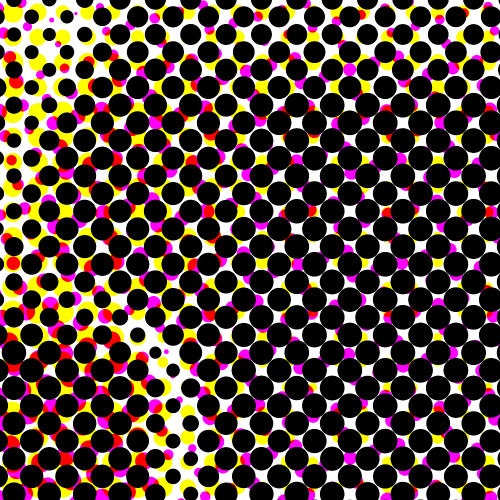
#> input picture inputs/chunk_center.png, 1000 x 1000 px (shown at 1/2 size); its folder holds only this picture in this run
$ python -i convex_detector.py   (imports and definitions only)
#> lines starting #> are read from the running program, lines starting #| are printed output that depends on the picture; after the words box and inside, x2 and y2 are one past the last pixel; in counts of white or black regions, pixels touching at a corner belong together
#> further down, picture is the input picture: shape (1000, 1000, 3); mean B, G, R 59.6, 67.8, 89.9
"""Convex edge detection for overlapping circles.

This module implements circle detection using convex edge analysis,
which is specifically designed for heavily overlapping circles where
traditional Hough transform fails.

The algorithm:
1. Quantize image to a limited color palette
2. Filter by each color to isolate circle segments
3. Detect convex edges (excluding overlapped concave regions)
4. Fit circles to convex edges only
5. Deduplicate similar circles

This approach was validated to successfully detect all 16 overlapping
CMYK circles in test images where standard detection found incorrect results.
"""

from dataclasses import dataclass
from typing import List, Tuple, Dict, Optional
import numpy as np
import cv2
from scipy.spatial import KDTree


# Preset color palettes
PALETTES = {
    'cmyk': [
        (255, 255, 255),  # White (background)
        (0, 0, 0),        # Black (K)
        (118, 193, 241),  # Cyan (C)
        (217, 93, 155),   # Magenta (M)
        (238, 206, 94),   # Yellow (Y)
    ],
    'rgb': [
        (255, 255, 255),  # White (background)
        (0, 0, 0),        # Black
        (255, 0, 0),      # Red
        (0, 255, 0),      # Green
        (0, 0, 255),      # Blue
    ],
    'grayscale': [
        (255, 255, 255),  # White
        (0, 0, 0),        # Black
        (128, 128, 128),  # Gray
    ],
}

# CMYK ink colors for separation mode (pure print colors)
CMYK_INK_COLORS = {
    'cyan': (0, 255, 255),
    'magenta': (255, 0, 255),
    'yellow': (255, 255, 0),
    'black': (0, 0, 0),
}

# Minimum points required for least-squares circle fit
MIN_POINTS_FOR_CIRCLE_FIT = 8

# Radius compensation offset for pixel boundary effects.
#
# INVESTIGATION SUMMARY (2024-11):
# We tested whether offset should be proportional to radius. Results:
#   - Radius vs optimal offset correlation: r = 0.058 (NO relationship)
#   - Visibility (occlusion) vs optimal offset: r = 0.574 (moderate)
#   - But adaptive models perform WORSE due to noise in visibility estimates
#
# OPTIMAL FIXED OFFSET ANALYSIS:
#   Offset -1.0: 83.66% fit (too small)
#   Offset  0.0: 87.66% fit
#   Offset  1.0: 90.85% fit
#   Offset  1.5: 91.04% fit  <-- OPTIMAL
#   Offset  2.0: 90.60% fit
#   Offset  3.0: 88.94% fit (too large - causes white halos)
#
# PHYSICAL EXPLANATION:
# The least-squares fit to convex contour points returns a radius that is
# slightly smaller than the true printed dot boundary. This offset corrects:
#   1. Geometric: contour points are pixel centers (~0.5px inside boundary)
#   2. Fit bias: partial arcs from occluded circles may underestimate radius
#
# A value of 1.5 pixels balances:
#   - Fully visible circles (need ~+0.5 offset)
#   - Partially occluded circles (need ~-1.0 offset)
#   - The weighted average across typical halftone images
PIXEL_BOUNDARY_OFFSET = 1.5


def fit_circle_least_squares(points: np.ndarray) -> Optional[Tuple[float, float, float]]:
    """Fit a circle to points using algebraic least-squares.

    Uses the Kåsa method (algebraic fit) which minimizes the algebraic distance
    rather than geometric distance. Fast and stable for partial arcs.

    The method solves the overdetermined system:
        (x - cx)² + (y - cy)² = r²
    which expands to:
        x² + y² = 2*cx*x + 2*cy*y + (r² - cx² - cy²)

    Let c = r² - cx² - cy², then we solve:
        A @ [cx, cy, c].T = b
    where A = [2*x, 2*y, 1] and b = x² + y²

    Note: The returned radius includes PIXEL_BOUNDARY_OFFSET correction
    to account for the fact that contour points are pixel centers, not
    the true circle boundary.

    Args:
        points: Nx2 array of (x, y) coordinates

    Returns:
        Tuple of (cx, cy, radius) or None if fit fails
    """
    if len(points) < MIN_POINTS_FOR_CIRCLE_FIT:
        return None

    # Extract x, y coordinates
    if points.ndim == 3:
        # OpenCV contour format: (N, 1, 2)
        x = points[:, 0, 0].astype(float)
        y = points[:, 0, 1].astype(float)
    else:
        # Standard (N, 2) format
        x = points[:, 0].astype(float)
        y = points[:, 1].astype(float)

    # Build the linear system
    # A @ params = b where params = [cx, cy, c]
    n = len(x)
    A = np.zeros((n, 3))
    A[:, 0] = 2 * x
    A[:, 1] = 2 * y
    A[:, 2] = 1

    b = x**2 + y**2

    # Solve using least squares
    try:
        params, residuals, rank, s = np.linalg.lstsq(A, b, rcond=None)
    except np.linalg.LinAlgError:
        return None

    cx, cy, c = params

    # Recover radius: r² = c + cx² + cy²
    r_squared = c + cx**2 + cy**2
    if r_squared <= 0:
        return None

    raw_radius = np.sqrt(r_squared)

    # Validate fit quality - compute RMS error
    distances = np.sqrt((x - cx)**2 + (y - cy)**2)
    rms_error = np.sqrt(np.mean((distances - raw_radius)**2))

    # Reject if RMS error is more than 10% of radius (poor fit)
    if rms_error > 0.1 * raw_radius:
        return None

    # Apply geometric correction for pixel boundary offset
    # This converts from pixel-center coordinates to true circle boundary
    radius = raw_radius + PIXEL_BOUNDARY_OFFSET

    return (cx, cy, radius)


class NonCMYKRGBPixelError(ValueError):
    """Raised when image contains pixels that are not pure CMYKRGB colors.

    Attributes:
        invalid_pixel_count: Total count of non-conforming pixels
        invalid_colors: Dict mapping RGB tuples to their pixel counts
    """
    # [13 lines left out: function __init__, not called in this run]


# Valid CMYKRGB palette colors in BGR format (for OpenCV)
VALID_CMYKRGB_BGR = {
    (255, 255, 255),  # White
    (0, 0, 0),        # Black
    (255, 255, 0),    # Cyan (BGR)
    (255, 0, 255),    # Magenta (BGR)
    (0, 255, 255),    # Yellow (BGR)
    (0, 0, 255),      # Red (BGR)
    (0, 255, 0),      # Green (BGR)
    (255, 0, 0),      # Blue (BGR)
}


# [64 lines left out: function validate_cmykrgb_input, not called in this run]


def quantize_to_cmyk_rgb(image: np.ndarray) -> np.ndarray:
    """Quantize image to nearest CMYK+RGB+white color.

    Maps each pixel to the nearest color from the 8-color palette:
    - White: (255, 255, 255)
    - Black: (0, 0, 0)
    - Cyan: (0, 255, 255)
    - Magenta: (255, 0, 255)
    - Yellow: (255, 255, 0)
    - Red: (255, 0, 0)
    - Green: (0, 255, 0)
    - Blue: (0, 0, 255)

    This preprocessing step ensures clean CMYK separation by removing
    anti-aliasing gradients and noise from PNG compression.

    Args:
        image: BGR image as numpy array (H, W, 3)

    Returns:
        Quantized BGR image with only 8 possible colors
    """
    # Define palette in BGR format (for cv2 compatibility)
    palette = np.array([
        [255, 255, 255],  # White
        [0, 0, 0],        # Black
        [255, 255, 0],    # Cyan (BGR)
        [255, 0, 255],    # Magenta (BGR)
        [0, 255, 255],    # Yellow (BGR)
        [0, 0, 255],      # Red (BGR)
        [0, 255, 0],      # Green (BGR)
        [255, 0, 0],      # Blue (BGR)
    ], dtype=np.float32)

    # Reshape image for broadcasting: (H*W, 1, 3)
    h, w = image.shape[:2]
    pixels = image.reshape(-1, 1, 3).astype(np.float32)

    # Calculate squared distance to each palette color: (H*W, 8)
    diff = pixels - palette  # Broadcasting: (H*W, 8, 3)
    distances = np.sum(diff ** 2, axis=2)  # (H*W, 8)

    # Find nearest color index for each pixel
    nearest_idx = np.argmin(distances, axis=1)  # (H*W,)

    # Map to palette colors
    quantized = palette[nearest_idx].astype(np.uint8)

    return quantized.reshape(h, w, 3)


def separate_cmyk_inks(
    image: np.ndarray,
    quantize: bool = True,
    validate: bool = False
) -> Dict[str, np.ndarray]:
    """Separate image into CMYK ink masks using subtractive color model.

    Unlike palette quantization (which assigns each pixel to ONE color),
    this uses the AND logic: overlapping colors are included in BOTH
    component ink masks. For example:
    - Red pixels (M+Y overlap) → counted in BOTH magenta AND yellow masks
    - Blue pixels (C+M overlap) → counted in BOTH cyan AND magenta masks
    - Green pixels (C+Y overlap) → counted in BOTH cyan AND yellow masks

    This is essential for CMYK halftone separation where circles overlap.

    Args:
        image: BGR image as numpy array (H, W, 3)
        quantize: If True, quantize to nearest CMYK+RGB color first (default: True)
                 This removes anti-aliasing gradients for cleaner separation.
        validate: If True, validate that all pixels are pure CMYKRGB BEFORE any
                 quantization. Raises NonCMYKRGBPixelError if invalid pixels found.
                 Use this for strict input validation.

    Returns:
        Dictionary mapping ink names to binary masks (255=ink present, 0=absent):
        {
            'cyan': mask,    # Pixels where cyan ink contributes
            'magenta': mask, # Pixels where magenta ink contributes
            'yellow': mask,  # Pixels where yellow ink contributes
            'black': mask,   # Pixels where black ink is present
        }

    Raises:
        NonCMYKRGBPixelError: If validate=True and non-CMYKRGB pixels found

    CMYK Color Theory:
        In subtractive CMYK printing on white:
        - Cyan absorbs RED → if R is low, cyan ink is present
        - Magenta absorbs GREEN → if G is low, magenta ink is present
        - Yellow absorbs BLUE → if B is low, yellow ink is present
        - Black absorbs ALL → if R, G, B all low, black ink is present
    """
    # Validate input BEFORE quantization if requested
    if validate:
        validate_cmykrgb_input(image, raise_exception=True)

    # Quantize to clean CMYK+RGB colors if requested
    if quantize:
        image = quantize_to_cmyk_rgb(image)

    # Extract channels (BGR format)
    b = image[:, :, 0]
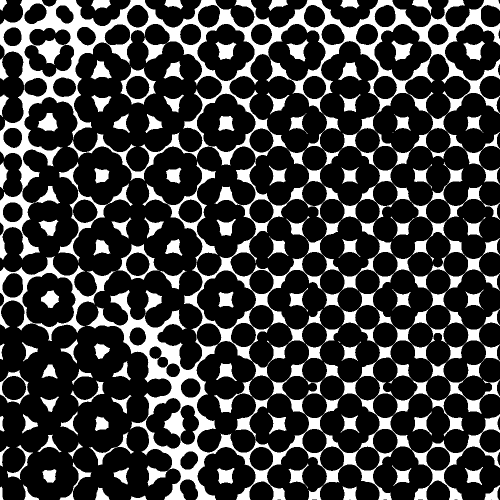
#> b: shape (1000, 1000) (shown at 1/2 size); 23.4% white; 101 white regions (4 under 20 px), largest, box (x1, y1, x2, y2) and area: (0, 0, 1000, 1000) 164842, (0, 512, 231, 682) 6515, (285, 323, 436, 524) 3452
    g = image[:, :, 1]
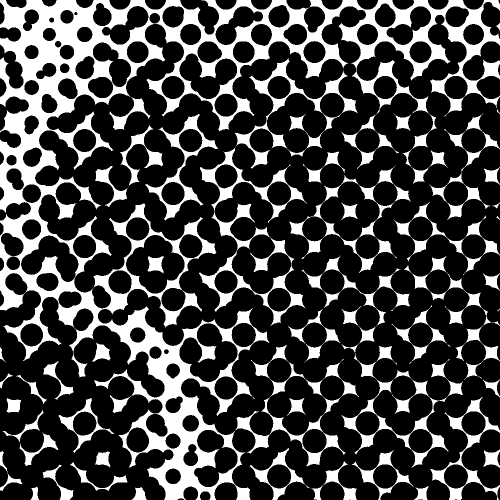
#> g: shape (1000, 1000) (shown at 1/2 size); 26.6% white; 59 white regions (7 under 20 px), largest, box (x1, y1, x2, y2) and area: (0, 0, 1000, 1000) 164129, (398, 295, 614, 653) 12710, (683, 692, 926, 936) 8433
    r = image[:, :, 2]
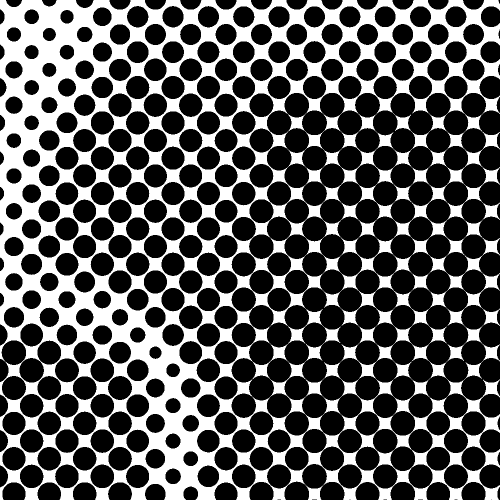
#> r: shape (1000, 1000) (shown at 1/2 size); 35.3% white; 1 white region, box (x1, y1, x2, y2) and area: (0, 0, 1000, 1000) 352642

    # With quantized input, we can use exact color matching
    # After quantization, only 8 colors exist:
    # White (255,255,255), Black (0,0,0), Cyan, Magenta, Yellow, Red, Green, Blue

    # Black ink: all channels are 0
    black_mask = (r == 0) & (g == 0) & (b == 0)
#> black_mask: shape (1000, 1000) bool; 64.7% white; 1 black region, box (x1, y1, x2, y2) and area: (0, 0, 1000, 1000) 352643

    # White background: all channels are 255
    white_mask = (r == 255) & (g == 255) & (b == 255)
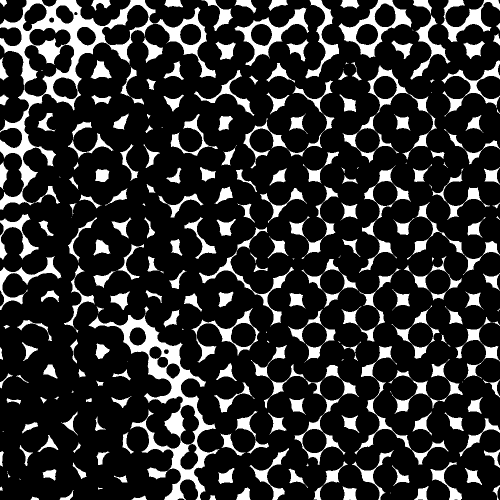
#> white_mask: shape (1000, 1000) bool (shown at 1/2 size); 18% white; 242 white regions (39 under 20 px), largest, box (x1, y1, x2, y2) and area: (0, 0, 432, 420) 25166, (177, 628, 439, 1000) 16427, (502, 690, 718, 930) 4915

    # For CMY, detect based on which channel is absorbed (value = 0)
    # In subtractive color: low channel value = that color's complement ink present
    # - Cyan absorbs RED → R=0 means cyan ink
    # - Magenta absorbs GREEN → G=0 means magenta ink
    # - Yellow absorbs BLUE → B=0 means yellow ink

    # Exclude black and white from CMY detection
    not_black = ~black_mask
    not_white = ~white_mask
    colored = not_black & not_white
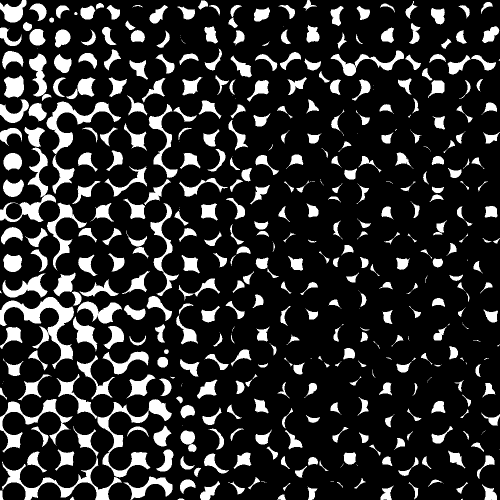
#> colored: shape (1000, 1000) bool (shown at 1/2 size); 17.3% white; 455 white regions (77 under 20 px), largest, box (x1, y1, x2, y2) and area: (0, 594, 148, 738) 5347, (4, 852, 244, 1000) 4495, (93, 203, 242, 309) 3537

    # Cyan ink present: red channel is absorbed (R=0)
    # Includes: Cyan (0,255,255), Blue (0,0,255), Green (0,255,0)
    cyan_mask = colored & (r == 0)
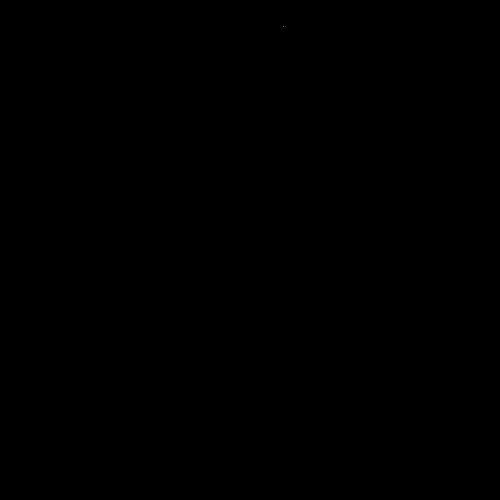
#> cyan_mask: shape (1000, 1000) bool (shown at 1/2 size); 0% white in thin lines or dots, all inside (x1, y1, x2, y2) = (567, 52, 568, 53)

    # Magenta ink present: green channel is absorbed (G=0)
    # Includes: Magenta (255,0,255), Blue (0,0,255), Red (255,0,0)
    magenta_mask = colored & (g == 0)
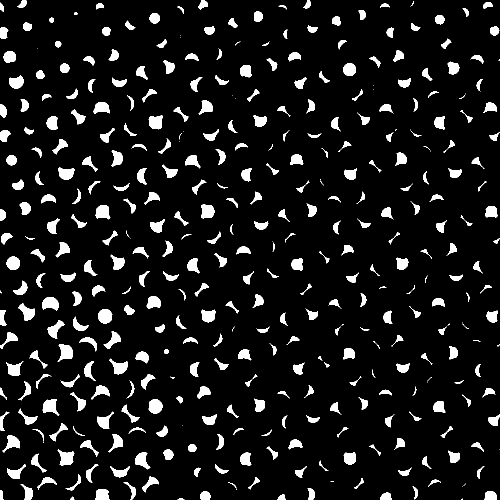
#> magenta_mask: shape (1000, 1000) bool (shown at 1/2 size); 8.7% white; 398 white regions (45 under 20 px), largest, box (x1, y1, x2, y2) and area: (115, 688, 146, 724) 678, (115, 899, 149, 931) 663, (84, 594, 117, 621) 660

    # Yellow ink present: blue channel is absorbed (B=0)
    # Includes: Yellow (255,255,0), Red (255,0,0), Green (0,255,0)
    yellow_mask = colored & (b == 0)
#> yellow_mask: shape (1000, 1000) bool; 11.9% white; 396 white regions (54 under 20 px), largest, box (x1, y1, x2, y2) and area: (8, 153, 48, 196) 1326, (5, 7, 46, 45) 1143, (6, 508, 44, 544) 1053

    return {
        'cyan': (cyan_mask * 255).astype(np.uint8),
        'magenta': (magenta_mask * 255).astype(np.uint8),
        'yellow': (yellow_mask * 255).astype(np.uint8),
        'black': (black_mask * 255).astype(np.uint8),
    }


def detect_circles_cmyk_separation(
    image: np.ndarray,
    min_radius: int = 1,
    max_radius: int = 50,
    debug_callback: Optional[callable] = None,
    sensitive_mode: bool = False,
    morphological_enhance: bool = False,
    dedup_distance: int = 0
) -> List['DetectedCircle']:
    """Detect circles using CMYK ink separation with AND logic.

    Alternative to detect_all_circles() for CMYK halftone images where
    overlapping colored circles need to be detected in multiple layers.

    Args:
        image: BGR image as numpy array (H, W, 3)
        min_radius: Minimum circle radius in pixels
        max_radius: Maximum circle radius in pixels
        debug_callback: Optional function(ink_name, mask, circles) for debugging
        sensitive_mode: Use lower thresholds for partial circles
        morphological_enhance: Apply dilation/erosion to connect fragments

    Returns:
        List of DetectedCircle objects with CMYK ink colors
    """
    # Separate into ink masks (with quantization for clean separation)
    ink_masks = separate_cmyk_inks(image)
#> ink_masks = 4 items
#> (the rest of the program and of its run is left out)
